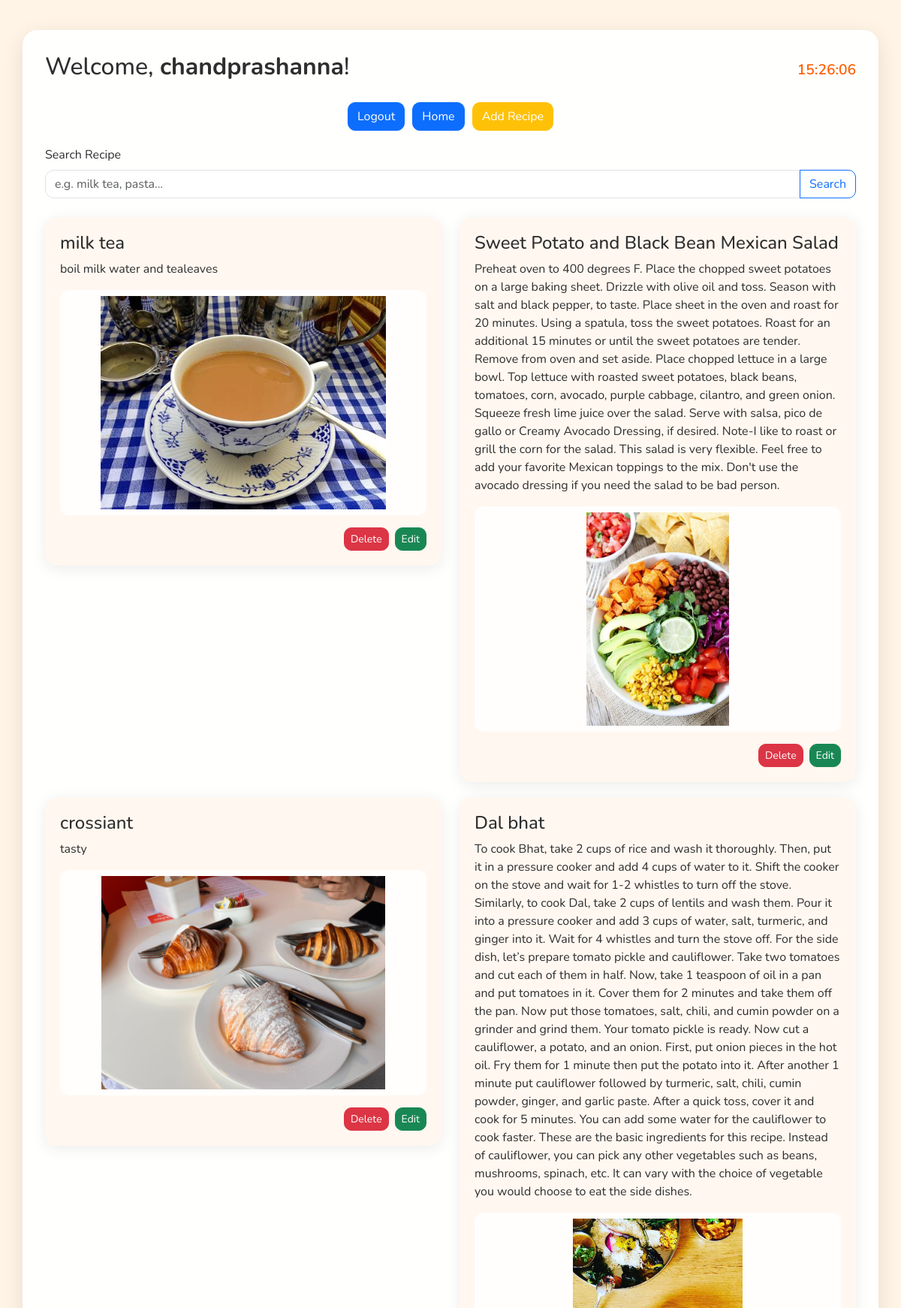
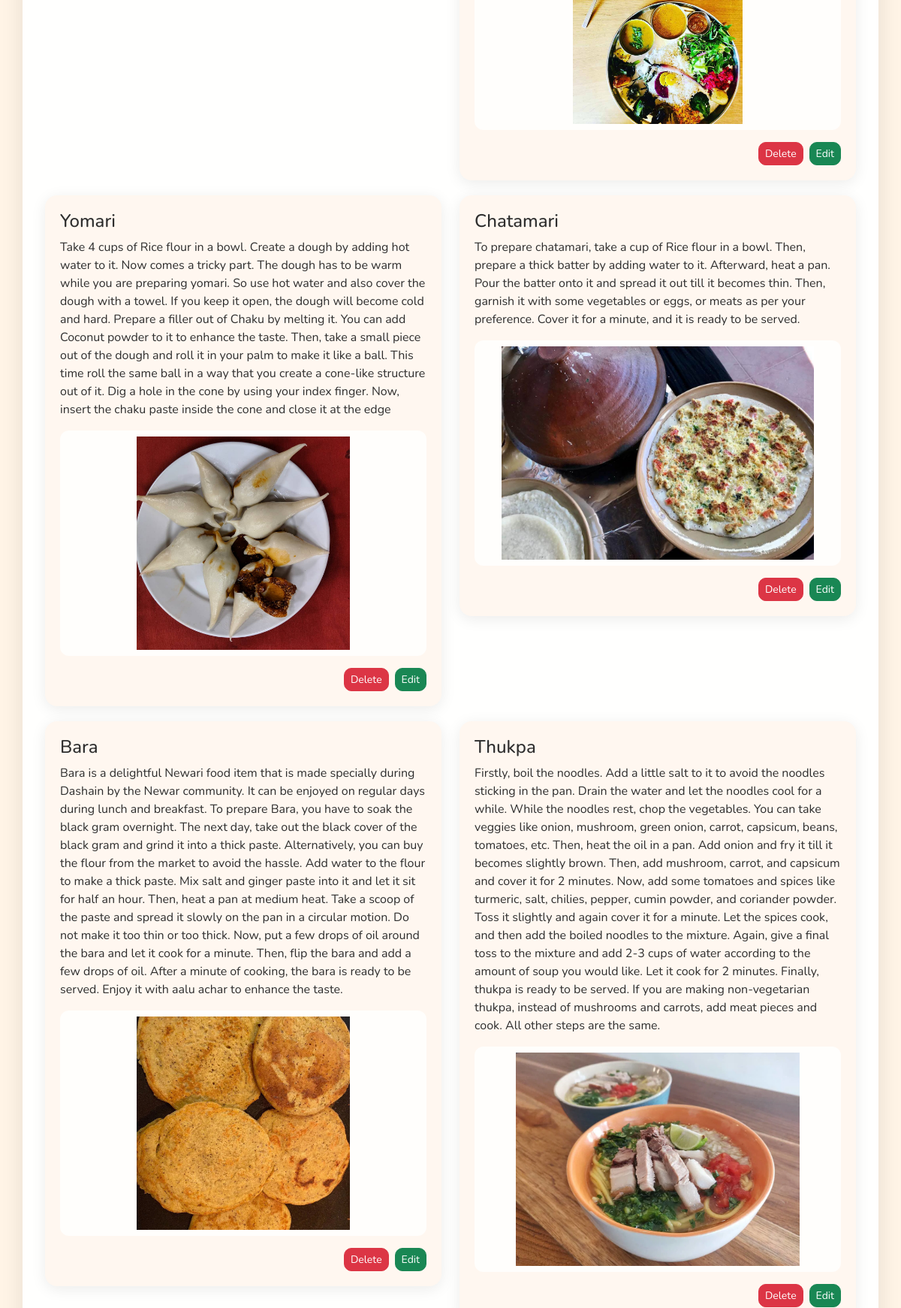
The app's page / (signed in, upper part) with its own data (2 pictures, top to bottom).
### vegge/models.py (models this page shows)
class Recipe(models.Model):
    user= models.ForeignKey(User, on_delete=models.SET_NULL, null=True)
    name = models.CharField(max_length=100)
    description = models.TextField()
    image = models.ImageField(upload_to='recipes_img/')

### vegge/views.py (the view)
# urls.py: path('',recipes, name='recipes'),
def recipes(request):
    queryset = Recipe.objects.all()
    if request.GET.get('search'):
       queryset = queryset.filter(name__icontains=request.GET.get('search'))
    context = {'recipes': queryset}
    return render(request, 'recipes.html', context)

### vegge/templates/recipes.html (shortened to what this page needs)
<!DOCTYPE html>
<html lang="en">
<head>
  <link href="https://cdn.jsdelivr.net/npm/bootstrap@5.3.0/dist/css/bootstrap.min.css" rel="stylesheet">
</head>
<body>
  <div class="container container-main">
    <div class="welcome-header">
      <h2>
        {% if request.user.is_authenticated %}
          Welcome, <strong>{{ request.user.username }}</strong>!
        {% else %}
          Welcome, <strong>Guest</strong>!
        {% endif %}
      </h2>
      <div class="clock" id="clock"></div>
    </div>
    <div class="d-flex justify-content-center btn-group-custom">
      {% if request.user.is_authenticated %}
        <button class="btn btn-primary" onclick="window.location.href='{% url 'logout_page' %}'">Logout</button>
      {% else %}
        <button class="btn btn-primary" onclick="window.location.href='{% url 'login_page' %}'">Login</button>
      {% endif %}
      <button class="btn btn-primary" onclick="window.location.href='{% url 'recipes' %}'">Home</button>
      <button class="btn btn-warning text-white" onclick="window.location.href='{% url 'add_recipe' %}'">Add Recipe</button>
    </div>
    <form class="search-box" method="get">
      <label for="search" class="form-label">Search Recipe</label>
      <div class="input-group">
        <input name="search" type="text" class="form-control" id="search" placeholder="e.g. milk tea, pasta...">
        <button class="btn btn-outline-primary" type="submit">Search</button>
      </div>
    </form>
    <div class="row">
      {% for recipe in recipes %}
      <div class="col-md-6">
        <div class="recipe-card">
          <h4>{{ recipe.name }}</h4>
          <p>{{ recipe.description }}</p>
          {% if recipe.image %}
            <img src="{{ recipe.image.url }}" alt="Recipe Image">
          {% else %}
            <p><em>No image available</em></p>
          {% endif %}
          <div class="mt-3 d-flex justify-content-end gap-2">
            <form method="POST" action="{% url 'delete_recipe' recipe.id %}">
              <button type="submit" class="btn btn-danger btn-sm">Delete</button>
            </form>
            <form method="POST" action="{% url 'edit_recipe' recipe.id %}">
              <button type="submit" class="btn btn-success btn-sm">Edit</button>
            </form>
          </div>
        </div>
      </div>
      {% endfor %}
    </div>
  </div>
</body>
</html>

### vegge/templates/recipes.html (style rules this page uses)
body { font-family: 'Nunito', sans-serif; margin: 0; background: url('https://images.unsplash.com/photo-1506368083636-6defb67639d8?auto=format&fit=crop&w=1950&q=80') no-repeat center center fixed; background-size: cover; position: relative; color: #2e2e2e; }
.container-main { margin-top: 40px; padding: 30px; border-radius: 20px; background-color: rgba(255, 255, 255, 0.95); box-shadow: 0 8px 30px rgba(0, 0, 0, 0.1); }
.welcome-header { display: flex; justify-content: space-between; align-items: center; }
.clock { font-size: 1.2rem; font-weight: 600; color: #ff5e00; }
.btn-group-custom { gap: 10px; margin: 20px 0; }
.recipe-card img { width: 100%; height: auto; max-height: 300px; object-fit: contain; border-radius: 12px; background-color: #fffefc; padding: 8px; }
.recipe-card { background: #fff7f0; border: none; border-radius: 16px; box-shadow: 0 4px 20px rgba(0, 0, 0, 0.08); padding: 20px; margin-bottom: 20px; transition: transform 0.2s ease; }
.search-box { margin-bottom: 25px; }
.search-box input { border-radius: 12px; }
.btn { border-radius: 10px; }

### records on screen
Recipe: name "milk tea", description "boil milk water and tealeaves", image (picture)
Recipe: name "Sweet Potato and Black Bean Mexican Salad", description "Preheat oven to 400 degrees F. Place the chopped sweet potatoes on a large baking sheet. Drizzle with olive oil and toss. Season with salt and black pepper, to taste. Place sheet in the oven and roast for 20 minutes. Using a spatula, toss the sweet potatoes. Roast for an additional 15 minutes or until the sweet potatoes are tender. Remove from oven and set aside. Place chopped lettuce in a large bowl. Top lettuce with roasted sweet potatoes, black beans, tomatoes, corn, avocado, purple cabbage, cilantro, and green onion. Squeeze fresh lime juice over the salad. Serve with salsa, pico de gallo or Creamy Avocado Dressing, if desired. Note-I like to roast or grill the corn for the salad. This…", image (picture)
Recipe: name "crossiant", description "tasty", image (picture)
Recipe: name "Dal bhat", description "To cook Bhat, take 2 cups of rice and wash it thoroughly. Then, put it in a pressure cooker and add 4 cups of water to it. Shift the cooker on the stove and wait for 1-2 whistles to turn off the stove. Similarly, to cook Dal, take 2 cups of lentils and wash them. Pour it into a pressure cooker and add 3 cups of water, salt, turmeric, and ginger into it. Wait for 4 whistles and turn the stove off. For the side dish, let’s prepare tomato pickle and cauliflower. Take two tomatoes and cut each of them in half. Now, take 1 teaspoon of oil in a pan and put tomatoes in it. Cover them for 2 minutes and take them off the pan. Now put those tomatoes, salt, chili, and cumin powder on a grinder and…", image (picture)
Recipe: name "Yomari", description "Take 4 cups of Rice flour in a bowl. Create a dough by adding hot water to it. Now comes a tricky part. The dough has to be warm while you are preparing yomari. So use hot water and also cover the dough with a towel. If you keep it open, the dough will become cold and hard. Prepare a filler out of Chaku by melting it. You can add Coconut powder to it to enhance the taste. Then, take a small piece out of the dough and roll it in your palm to make it like a ball. This time roll the same ball in a way that you create a cone-like structure out of it. Dig a hole in the cone by using your index finger. Now, insert the chaku paste inside the cone and close it at the edge", image (picture)
Recipe: name "Chatamari", description "To prepare chatamari, take a cup of Rice flour in a bowl. Then, prepare a thick batter by adding water to it. Afterward, heat a pan. Pour the batter onto it and spread it out till it becomes thin. Then, garnish it with some vegetables or eggs, or meats as per your preference. Cover it for a minute, and it is ready to be served.", image (picture)
Recipe: name "Bara", description "Bara is a delightful Newari food item that is made specially during Dashain by the Newar community. It can be enjoyed on regular days during lunch and breakfast. To prepare Bara, you have to soak the black gram overnight. The next day, take out the black cover of the black gram and grind it into a thick paste. Alternatively, you can buy the flour from the market to avoid the hassle. Add water to the flour to make a thick paste. Mix salt and ginger paste into it and let it sit for half an hour. Then, heat a pan at medium heat. Take a scoop of the paste and spread it slowly on the pan in a circular motion. Do not make it too thin or too thick. Now, put a few drops of oil around the bara and…", image (picture)
Recipe: name "Thukpa", description "Firstly, boil the noodles. Add a little salt to it to avoid the noodles sticking in the pan. Drain the water and let the noodles cool for a while. While the noodles rest, chop the vegetables. You can take veggies like onion, mushroom, green onion, carrot, capsicum, beans, tomatoes, etc. Then, heat the oil in a pan. Add onion and fry it till it becomes slightly brown. Then, add mushroom, carrot, and capsicum and cover it for 2 minutes. Now, add some tomatoes and spices like turmeric, salt, chilies, pepper, cumin powder, and coriander powder. Toss it slightly and again cover it for a minute. Let the spices cook, and then add the boiled noodles to the mixture. Again, give a final toss to the…", image (picture)

### other values on screen
{{ request.user.username }} "chandprashanna"
